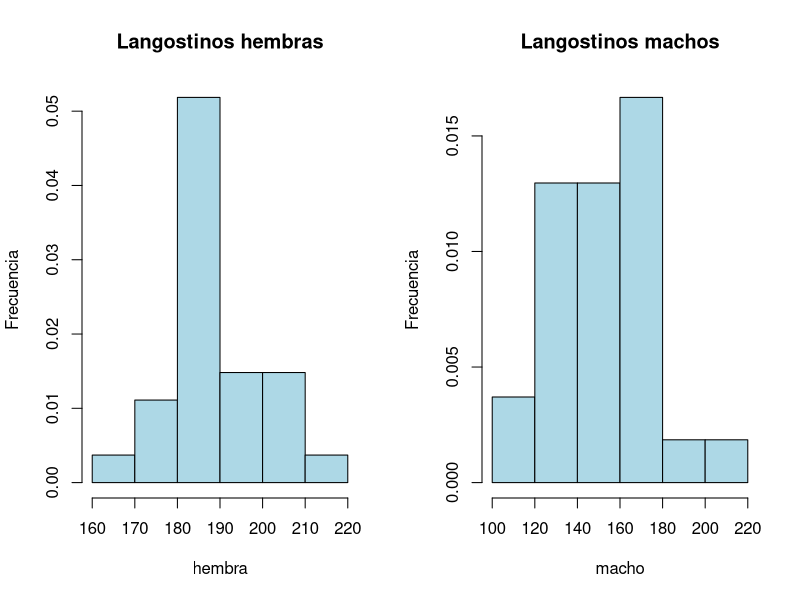
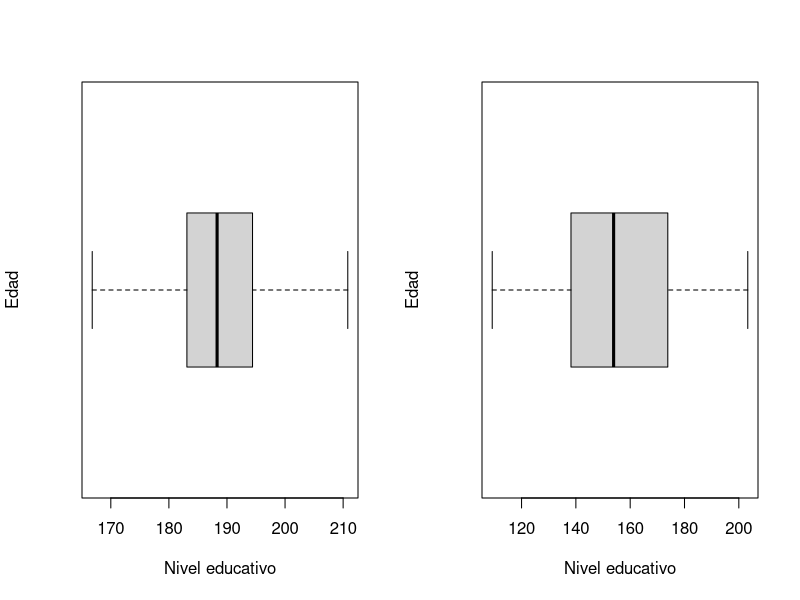

Recreate these plots in R, in order.
## ---- chunk 1
knitr::opts_chunk$set(echo = TRUE)
## ---- chunk 2
hembra<- c(183.2,184.1,183.0,204.3,176.5,179.0,188.3,186.8,202.2,182.5,190.0,178.1 
,193.2,180.4,184.3,189.2,189.1,203.1,166.8,196.3,193.3,187.3,185.8,189.3,195.5 
,202.4,210.8)

macho<- c(140.9,121.7,173.8,154.5,109.2,150.7,203.3,163.0,137.7,173.9,177.4 
,154.8,177.5,153.4,138.7,136.7,165.3,126.7,118.9,140.0,192.7,134.4,175.0 
,169.8,153.9,176.7,150.0)

par(mfrow=c(1,2)) 

hist(hembra,main = "Langostinos hembras", ylab = "Frecuencia",breaks=5, freq=FALSE,col = "lightblue")
hist(macho, main = "Langostinos machos", ylab = "Frecuencia",breaks=5, freq=FALSE,col = "lightblue")
## ---- chunk 3

mediaHembra<-mean(hembra);mediaHembra
desvHembra <-sd(hembra);desvHembra

mediaMacho<-mean(macho);mediaMacho
desvMacho<-sd(macho);desvMacho

## ---- chunk 4
#Datos hembras
numeroHembras <-27
EHembras <-(desvHembra/sqrt(numeroHembras))
margenE <- 2.17*EHembras 
limInferiorHembras <-mediaHembra-margenE
limSuperiorHembras <-mediaHembra+margenE

#Datos machos
numeroMachos <-27
EMachos <-(desvMacho/sqrt(numeroMachos))
margenE <- 2.17*EMachos
limInferiorMachos <-mediaMacho-margenE
limSuperiorMachos <-mediaMacho+margenE
## ---- chunk 5
#Hembras
boxplot(hembra, horizontal = TRUE, main = "", 
     xlab = "Nivel educativo", ylab = "Edad")

#Machos
boxplot(macho, horizontal = TRUE, main = "", 
     xlab = "Nivel educativo", ylab = "Edad")
